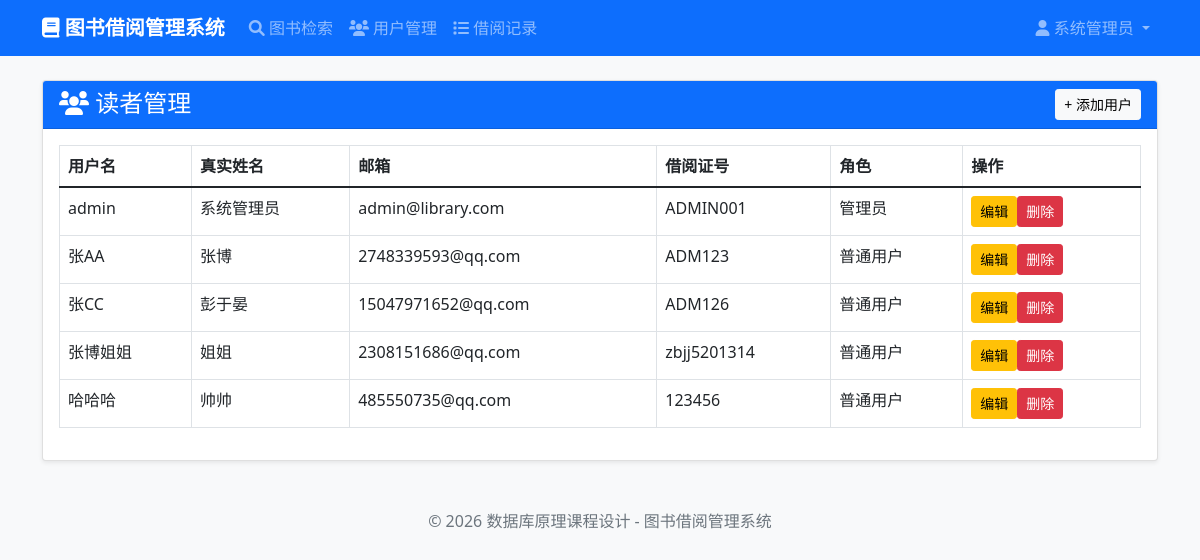
The page /users (signed in) on the database as committed earlier.
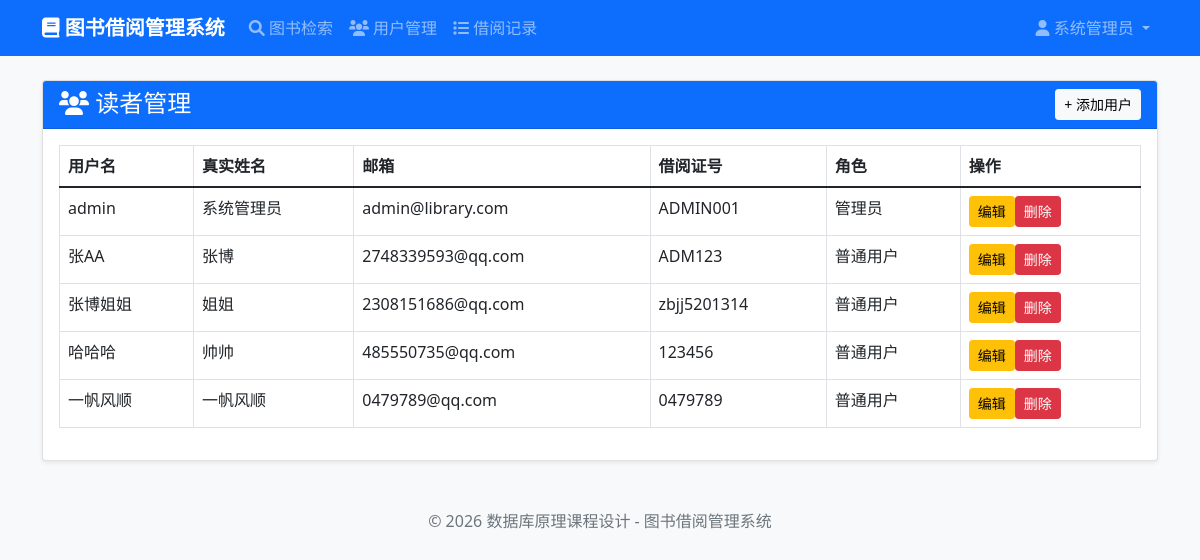
The same page on the database as committed later.
### models.py (models this page shows)
class User(UserMixin, db.Model):
    __tablename__ = 'users'
    id = db.Column(db.Integer, primary_key=True)
    username = db.Column(db.String(80), unique=True, nullable=False)
    password = db.Column(db.String(200), nullable=False)
    real_name = db.Column(db.String(50), nullable=False)
    email = db.Column(db.String(120), unique=True)
    library_card = db.Column(db.String(20), unique=True, nullable=False)
    role = db.Column(db.String(20), default='user')
    max_borrow = db.Column(db.Integer, default=5)
    borrow_records = db.relationship('BorrowRecord', backref='user', lazy=True)
    def is_admin(self):
        return self.role == 'admin'

### app.py (the view)
@app.route('/users')
@login_required
def users():
    if not current_user.is_admin():
        abort(403)
    page = request.args.get('page', 1, type=int)
    query = User.query.order_by(User.id)
    pagination = query.paginate(page=page, per_page=app.config['ITEMS_PER_PAGE'], error_out=False)
    users = pagination.items
    return render_template('users.html', users=users, pagination=pagination)

### app.py (called while the page is built)
@login_manager.user_loader
def load_user(user_id):
    return User.query.get(int(user_id))

### templates/users.html (shortened to what this page needs)
{% extends "base.html" %}
{% block content %}
<div class="card">
    <div class="card-header bg-primary text-white d-flex justify-content-between">
        <h4 class="mb-0"><i class="fas fa-users"></i> 读者管理</h4>
        <a href="{{ url_for('add_user') }}" class="btn btn-light btn-sm">+ 添加用户</a>
    </div>
    <div class="card-body">
        <table class="table table-bordered">
            <thead><tr><th>用户名</th><th>真实姓名</th><th>邮箱</th><th>借阅证号</th><th>角色</th><th>操作</th></tr></thead>
            <tbody>
                {% for user in users %}
                <tr>
                    <td>{{ user.username }}</td>
                    <td>{{ user.real_name }}</td>
                    <td>{{ user.email }}</td>
                    <td>{{ user.library_card }}</td>
                    <td>{{ '管理员' if user.is_admin() else '普通用户' }}</td>
                    <td><a href="{{ url_for('edit_user', id=user.id) }}" class="btn btn-sm btn-warning">编辑</a><a href="{{ url_for('delete_user', id=user.id) }}" class="btn btn-sm btn-danger" onclick="return confirm('确定删除？')">删除</a></td>
                </tr>
                {% endfor %}
            </tbody>
        </table>
    </div>
</div>
{% endblock %}

### templates/base.html (shortened to what this page needs)
<!DOCTYPE html>
<html lang="zh-CN">
<head>
    <link href="https://cdn.jsdelivr.net/npm/bootstrap@5.1.3/dist/css/bootstrap.min.css" rel="stylesheet">
    <link rel="stylesheet" href="https://cdnjs.cloudflare.com/ajax/libs/font-awesome/6.0.0/css/all.min.css">
</head>
<body>
    <nav class="navbar navbar-expand-lg navbar-dark bg-primary">
        <div class="container">
            <a class="navbar-brand" href="{{ url_for('index') }}"><i class="fas fa-book"></i> 图书借阅管理系统</a>
            <div class="collapse navbar-collapse" id="navbarNav">
                <ul class="navbar-nav me-auto">
                    <li class="nav-item"><a class="nav-link" href="{{ url_for('books') }}"><i class="fas fa-search"></i> 图书检索</a></li>
                    {% if current_user.is_authenticated %}
                        {% if current_user.is_admin() %}
                            <li class="nav-item"><a class="nav-link" href="{{ url_for('users') }}"><i class="fas fa-users"></i> 用户管理</a></li>
                            <li class="nav-item"><a class="nav-link" href="{{ url_for('borrow_records') }}"><i class="fas fa-list"></i> 借阅记录</a></li>
                        {% else %}
                            <li class="nav-item"><a class="nav-link" href="{{ url_for('my_borrow') }}"><i class="fas fa-book-open"></i> 我的借阅</a></li>
                        {% endif %}
                    {% endif %}
                </ul>
                <ul class="navbar-nav">
                    {% if current_user.is_authenticated %}
                        <li class="nav-item dropdown">
                            <a class="nav-link dropdown-toggle" href="#" id="userDropdown" role="button" data-bs-toggle="dropdown">
                                <i class="fas fa-user"></i> {{ current_user.real_name }}
                            </a>
                        </li>
                    {% else %}
                        <li class="nav-item"><a class="nav-link" href="{{ url_for('login') }}"><i class="fas fa-sign-in-alt"></i> 登录</a></li>
                        <li class="nav-item"><a class="nav-link" href="{{ url_for('register') }}"><i class="fas fa-user-plus"></i> 注册</a></li>
                    {% endif %}
                </ul>
            </div>
        </div>
    </nav>
    <div class="container mt-4">
        {% block content %}{% endblock %}
    </div>
    <footer class="footer"><div class="container"><span>© 2026 数据库原理课程设计 - 图书借阅管理系统</span></div></footer>
</body>
</html>

### templates/base.html (style rules this page uses)
body { background-color: #f8f9fa; }
.navbar-brand { font-weight: bold; }
.footer { margin-top: 3rem; text-align: center; color: #6c757d; }
.card { margin-bottom: 1.5rem; box-shadow: 0 0.125rem 0.25rem rgba(0,0,0,0.075); }

Rows that differ between the two databases and show on the page:
removed User: username "张CC", real_name "彭于晏", email "15047971652@qq.com", library_card "ADM126", role "普通用户"
added User: username "一帆风顺", real_name "一帆风顺", email "0479789@qq.com", library_card "0479789", role "普通用户"
